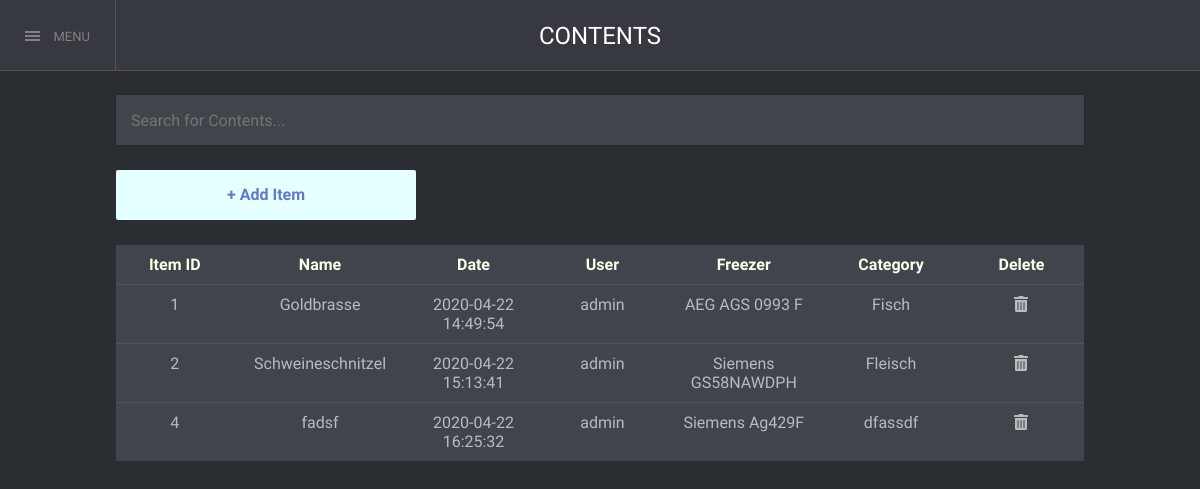
/contents?sort=Date (signed in), run on the app's committed database.
### tables this page shows
CREATE TABLE `contents` (
  `item_id` int(11) NOT NULL AUTO_INCREMENT,
  `name` varchar(45) DEFAULT NULL,
  `notes` varchar(1000) DEFAULT NULL,
  `date` datetime DEFAULT NULL,
  `user` varchar(45) DEFAULT NULL,
  `type` varchar(45) DEFAULT NULL,
  `location` varchar(256) DEFAULT NULL,
  PRIMARY KEY (`item_id`)
);

CREATE TABLE `freezer` (
  `frz_id` int(11) NOT NULL AUTO_INCREMENT,
  `location` varchar(45) DEFAULT NULL,
  `model` varchar(45) DEFAULT NULL,
  `capacity` int(11) NOT NULL,
  `brand` varchar(45) DEFAULT NULL,
  `status` int(11) unsigned NOT NULL DEFAULT 0,
  PRIMARY KEY (`frz_id`)
);

### contents.php (the view, shortened to what this page needs)
<?php
    include "config.php";
 ?>
<!DOCTYPE HTML>
<html>
<head>
    <link rel="stylesheet" type="text/css" href="style/style.css" />
    <link rel="stylesheet" href="https://cdnjs.cloudflare.com/ajax/libs/font-awesome/5.12.1/css/font-awesome.min.css">
</head>
<body>
    <div class="page-wrapper" id="page-wrapper">
        <div id="content-wrapper">
            <header id="header">
                <div class="header-main">
                   <div class="box-left">
                    <div class="btn_menu" onclick="openNav()">
                        <div class="menu-ico">
                            <div class="bar"></div>
                            <div class="bar"></div>
                            <div class="bar"></div>
                        </div>
                        <span>MENU</span>
                    </div>
                  </div>
                  <div class="box-right">
                     CONTENTS
                  </div>
                </div>
            </header>
            <div id=content>
            <input id="search" class="form" type="text" onkeyup="filter()" placeholder="Search for Contents...">
                  <div class="add-right-btn" onclick="window.location='insert';" style="float: none; margin-top: 0;">+ Add Item</div>
                <div class="table-wrapper">
                <table id="table">
                    <tr>
                        <th><a href="contents?sort=id">Item ID</a></th>
                        <th><a href="contents?sort=Name">Name</a></th>
                        <th><a href="contents?sort=time">Date</a></th>
                        <th><a href="contents?sort=User">User</a></th>
                        <th><a href="contents?sort=location">Freezer</a></th>
                        <th><a href="contents?sort=category">Category</a></th>
                        <th>Delete</th>
                    </tr>
                    <?php
                        $query = "SELECT contents.item_id, contents.name, contents.date, contents.location, contents.user, contents.type
                        FROM contents INNER JOIN userdata ON contents.user=userdata.username";
                        $result = $link-> query($query);
                        if($result->num_rows == 0){
                            echo "<tr><td colspan = '7'>Freezer is empty</td></tr>";
                        }
                        else{
                            while($row = $result -> fetch_assoc()){
                                $query2 = "SELECT * FROM freezer WHERE freezer.frz_id = '$row[location]'";
                                $result2 = $link -> query($query2);
                                if($result2 -> num_rows == 0)
                                {
                                    echo "Freezer not found!";
                                }
                                else
                                {
                                while ($row2 = $result2 -> fetch_assoc()){
                                    $brand = $row2['brand'];
                                    $model = $row2['model'];
                                }
                                echo "<tr class=\"tablebtn\" data-href=\"content_details.php?id=".$row['item_id']."\"><td>".$row['item_id']."</td><td>". $row['name'] ."</td><td>".$row['date']."</td><td>". $row['user'] ."</td><td>".$brand.' '.$model."</td><td>". $row['type'] ."</td><td><a href=\"rmitem.php?id=".$row['item_id']."\"><i class=\"fas fa-trash-alt\"></i></a></td></tr>";
                            }
                        }
                        }
                    ?>
                </table>
            </div>
        </div>
    </div>
    </div>
</body>

### style/style.css (style rules this page uses)
* { margin: 0; padding: 0; border: 0; outline: 0; font-size: 100%; vertical-align: baseline; text-decoration: none !important; font-family: 'Source Sans Pro', sans-serif; user-select: none; }
*::before { box-sizing: inherit; }
*::after { box-sizing: inherit; }
html { min-height: 100%; max-width: 100%; overflow: hidden; font-family: 'Source Sans Pro', sans-serif; color: #b9bbbe; }
body { top: 0; left: 0; background-color: #2a2d32; text-rendering: optimizeLegibility; }
.page-wrapper { position: relative; width: 100vw; min-height: 100%; background: #2a2d32; background-color: #2a2d32; z-index: 2; transition: -webkit-transform 0.40s ease-in-out; transition: transform 0.40s ease-in-out; animation: fadeIn .25s ease-out forwards; overflow-y: auto; }
#header { position: fixed; top: 0; left: 0; width: 100%; height: 70px; line-height: 73px; font-size: 13px; font-weight: 400; background-color: #36393f; z-index: 2; transition: margin-left .3s ease-in-out; }
#header .header-main { position: relative; display: flex; height: 70px; border-bottom: 1px solid #535353; }
.btn_menu { min-width: 115px; height: 70px; border-right: 1px solid #535353; cursor: pointer; overflow: hidden; transition: all 0.3s ease-in-out; text-align: center; z-index: 0; }
.btn_menu .menu-ico { margin-right: 10px; vertical-align: middle; }
.menu-ico { position: relative; display: inline-block; width: 15px; height: 13px; }
.menu-ico .bar { position: absolute; width: 100%; height: 2px; background: #ADADAD; border-radius: 2px; overflow: hidden; }
.menu-ico .bar::after { content: ''; display: block; width: 100%; height: 100%; background: #818181; position: absolute; top: 0; left: 100%; z-index: 1; transition: 0.3s ease-in-out; }
.menu-ico .bar:nth-child(1) { top: 0; }
.menu-ico .bar:nth-child(1)::after { transition-delay: 0.1s; }
.menu-ico .bar:nth-child(2) { top: 4px; }
.menu-ico .bar:nth-child(2)::after { transition-delay: 0.2s; }
.menu-ico .bar:nth-child(3) { top: 8px; }
.menu-ico .bar:nth-child(3)::after { transition-delay: 0.3s; }
.box-right { display: flex; justify-content: center; margin-right: 116px; flex: 1; font-family: 'Raleway', sans-serif; font-size: 24px; color: #FFF; font-weight: 200; -webkit-user-select: none; -moz-user-select: none; -ms-user-select: none; user-select: none; text-align: center; }
#content-wrapper { display:flex; transition: all .40s ease-in-out; z-index: 300; transform: translateX(0px); visibility: visible; padding-top: 70px; }
#content-wrapper::before { content: ''; display: flex; position: absolute; top: 0; left: 0; width: 100%; height: 100%; background-color: rgba(0,0,0,0.5); z-index: 300; opacity: 0; visibility: hidden; transition: all 0.40s ease-in-out; }
#content { z-index: 0; transition: all 0.40s ease-in-out; height: calc(100vh - 70px); width: 100vw; }
#search { width: calc(100vw - 262px); margin: 25px 116px 25px 116px; user-select: text; }
.add-right-btn { float: right; margin: 25px 116px 25px 116px; cursor: pointer; font-weight: bold; color: #6279CA; border-radius: 2px; height: 50px; width: 300px; text-align: center; line-height: 50px; background: #e6ffff; transition: all 0.2s ease-in-out; }
.form { margin-top: 5px; border-radius:2px; padding: 0px 15px 0px 15px; min-height: 50px; min-width: 300px !important; width: -webkit-fill-available; width: -moz-available; width: fill-available; background-color: #40444b; box-shadow: 0px 0px 3px rgba(0,0,0,0.25); transition: all .25s; font-family: 'Source Sans Pro', sans-serif; color:#b9bbbe; user-select: text; }
table { border-collapse: collapse; border-spacing: 0; background-color: transparent; padding: 0px !important; transition: all .25s; width: calc(100vw-232px); margin: 25px 116px 25px 116px; }
tr { background-color: #40444b; transition: background-color .25s; }
table, th, td { padding: 10px; text-align: center; font-size: 16px; }
tr:not(:last-child) { border-bottom: 1px solid #535353; }
th { width: 15vw; cursor: pointer; transition: all .2s ease-out; background-color: #40444b;; font-weight: 600; color: #FCFFEB; }
th a { display: block; height: 100%; width: 100%; transition: all .2s ease-out; color: #FCFFEB; }
.fa-trash-alt { color: #b9bbbe; }

### data on the page
contents: item_id "1", name "Goldbrasse", date "2020-04-22 14:49:54", user "admin", freezer.brand "AEG", freezer.model "AGS 0993 F", type "Fisch"
contents: item_id "2", name "Schweineschnitzel", date "2020-04-22 15:13:41", user "admin", freezer.brand "Siemens", freezer.model "GS58NAWDPH", type "Fleisch"
contents: item_id "4", name "fadsf", date "2020-04-22 16:25:32", user "admin", freezer.brand "Siemens", freezer.model "Ag429F", type "dfassdf"
